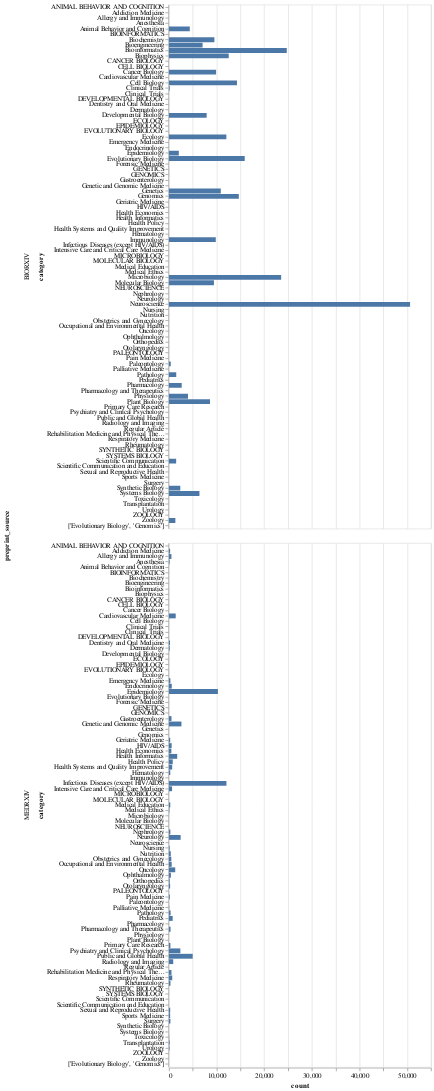

Notebook source saved alongside this figure:
### Code cell
alt.Chart(df_cat).mark_bar() \
    .encode(
        y="category:N",
        x="count:Q",
        tooltip=["category", "count"]
    ) \
    .properties(
        width=400,
        height=800
    ) \
    .facet(
        row="preprint_source:N"
    ) \
    .interactive()

### Figure 1 — Vega-Lite specification as saved in the notebook (floating-point values rounded to 4 significant figures)
{"config": {"view": {"continuousWidth": 300, "continuousHeight": 300}}, "data": {"name": "data-5bdb73522e99ef018ed33946979b1b8c"}, "facet": {"row": {"field": "preprint_source", "type": "nominal"}}, "spec": {"mark": {"type": "bar"}, "encoding": {"tooltip": [{"field": "category", "type": "nominal"}, {"field": "count", "type": "quantitative"}], "x": {"field": "count", "type": "quantitative"}, "y": {"field": "category", "type": "nominal"}}, "height": 800, "name": "view_4", "width": 400}, "params": [{"name": "param_4", "select": {"type": "interval", "encodings": ["x", "y"]}, "bind": "scales", "views": ["view_4"]}], "$schema": "https://vega.github.io/schema/vega-lite/v5.8.0.json", "datasets": {"data-5bdb73522e99ef018ed33946979b1b8c": [{"category": "Neuroscience", "preprint_source": "BIORXIV", "count": 50610}, {"category": "Bioinformatics", "preprint_source": "BIORXIV", "count": 24723}, {"category": "Microbiology", "preprint_source": "BIORXIV", "count": 23545}, {"category": "Evolutionary Biology", "preprint_source": "BIORXIV", "count": 15901}, {"category": "Genomics", "preprint_source": "BIORXIV", "count": 14658}, {"category": "Cell Biology", "preprint_source": "BIORXIV", "count": 14271}, {"category": "Biophysics", "preprint_source": "BIORXIV", "count": 12539}, {"category": "Infectious Diseases (except HIV/AIDS)", "preprint_source": "MEDRXIV", "count": 12061}, {"category": "Ecology", "preprint_source": "BIORXIV", "count": 12045}, {"category": "Genetics", "preprint_source": "BIORXIV", "count": 10876}, {"category": "Epidemiology", "preprint_source": "MEDRXIV", "count": 10268}, {"category": "Cancer Biology", "preprint_source": "BIORXIV", "count": 9886}, {"category": "Immunology", "preprint_source": "BIORXIV", "count": 9820}, {"category": "Biochemistry", "preprint_source": "BIORXIV", "count": 9533}, {"category": "Molecular Biology", "preprint_source": "BIORXIV", "count": 9439}, {"category": "Plant Biology", "preprint_source": "BIORXIV", "count": 8607}, {"category": "Developmental Biology", "preprint_source": "BIORXIV", "count": 7909}, {"category": "Bioengineering", "preprint_source": "BIORXIV", "count": 7051}, {"category": "Systems Biology", "preprint_source": "BIORXIV", "count": 6394}, {"category": "Public and Global Health", "preprint_source": "MEDRXIV", "count": 4977}, {"category": "Animal Behavior and Cognition", "preprint_source": "BIORXIV", "count": 4368}, {"category": "Physiology", "preprint_source": "BIORXIV", "count": 3989}, {"category": "Pharmacology", "preprint_source": "BIORXIV", "count": 2670}, {"category": "Genetic and Genomic Medicine", "preprint_source": "MEDRXIV", "count": 2615}, {"category": "Neurology", "preprint_source": "MEDRXIV", "count": 2446}, {"category": "Psychiatry and Clinical Psychology", "preprint_source": "MEDRXIV", "count": 2389}, {"category": "Synthetic Biology", "preprint_source": "BIORXIV", "count": 2375}, {"category": "Epidemiology", "preprint_source": "BIORXIV", "count": 2064}, {"category": "Health Informatics", "preprint_source": "MEDRXIV", "count": 1725}, {"category": "Pathology", "preprint_source": "BIORXIV", "count": 1524}, {"category": "Scientific Communication", "preprint_source": "BIORXIV", "count": 1506}, {"category": "Cardiovascular Medicine", "preprint_source": "MEDRXIV", "count": 1413}, {"category": "Zoology", "preprint_source": "BIORXIV", "count": 1339}, {"category": "Oncology", "preprint_source": "MEDRXIV", "count": 1312}, {"category": "Radiology and Imaging", "preprint_source": "MEDRXIV", "count": 890}, {"category": "Health Policy", "preprint_source": "MEDRXIV", "count": 788}, {"category": "Pediatrics", "preprint_source": "MEDRXIV", "count": 773}, {"category": "Respiratory Medicine", "preprint_source": "MEDRXIV", "count": 680}, {"category": "Health Systems and Quality Improvement", "preprint_source": "MEDRXIV", "count": 669}, {"category": "Intensive Care and Critical Care Medicine", "preprint_source": "MEDRXIV", "count": 646}, {"category": "Endocrinology", "preprint_source": "MEDRXIV", "count": 582}, {"category": "Occupational and Environmental Health", "preprint_source": "MEDRXIV", "count": 565}, {"category": "HIV/AIDS", "preprint_source": "MEDRXIV", "count": 562}, {"category": "Gastroenterology", "preprint_source": "MEDRXIV", "count": 525}, {"category": "Rehabilitation Medicine and Physical Therapy", "preprint_source": "MEDRXIV", "count": 520}, {"category": "Allergy and Immunology", "preprint_source": "MEDRXIV", "count": 514}, {"category": "Health Economics", "preprint_source": "MEDRXIV", "count": 495}, {"category": "Obstetrics and Gynecology", "preprint_source": "MEDRXIV", "count": 487}, {"category": "Ophthalmology", "preprint_source": "MEDRXIV", "count": 398}, {"category": "Nutrition", "preprint_source": "MEDRXIV", "count": 377}, {"category": "Paleontology", "preprint_source": "BIORXIV", "count": 366}, {"category": "Pathology", "preprint_source": "MEDRXIV", "count": 342}, {"category": "Pharmacology and Therapeutics", "preprint_source": "MEDRXIV", "count": 329}, {"category": "Rheumatology", "preprint_source": "MEDRXIV", "count": 308}, {"category": "Surgery", "preprint_source": "MEDRXIV", "count": 297}, {"category": "Primary Care Research", "preprint_source": "MEDRXIV", "count": 294}, {"category": "Emergency Medicine", "preprint_source": "MEDRXIV", "count": 290}, {"category": "Nephrology", "preprint_source": "MEDRXIV", "count": 288}, {"category": "Medical Education", "preprint_source": "MEDRXIV", "count": 273}, {"category": "Hematology", "preprint_source": "MEDRXIV", "count": 266}, {"category": "Sexual and Reproductive Health", "preprint_source": "MEDRXIV", "count": 255}, {"category": "Geriatric Medicine", "preprint_source": "MEDRXIV", "count": 254}, {"category": "Sports Medicine", "preprint_source": "MEDRXIV", "count": 244}, {"category": "Addiction Medicine", "preprint_source": "MEDRXIV", "count": 236}, {"category": "Otolaryngology", "preprint_source": "MEDRXIV", "count": 235}, {"category": "Dentistry and Oral Medicine", "preprint_source": "MEDRXIV", "count": 215}, {"category": "Pain Medicine", "preprint_source": "MEDRXIV", "count": 168}, {"category": "Dermatology", "preprint_source": "MEDRXIV", "count": 153}, {"category": "Orthopedics", "preprint_source": "MEDRXIV", "count": 144}, {"category": "Nursing", "preprint_source": "MEDRXIV", "count": 143}, {"category": "Transplantation", "preprint_source": "MEDRXIV", "count": 140}, {"category": "Clinical Trials", "preprint_source": "BIORXIV", "count": 138}, {"category": "Anesthesia", "preprint_source": "MEDRXIV", "count": 124}, {"category": "Urology", "preprint_source": "MEDRXIV", "count": 108}, {"category": "Medical Ethics", "preprint_source": "MEDRXIV", "count": 84}, {"category": "Palliative Medicine", "preprint_source": "MEDRXIV", "count": 51}, {"category": "Toxicology", "preprint_source": "MEDRXIV", "count": 45}, {"category": "BIOINFORMATICS", "preprint_source": "BIORXIV", "count": 16}, {"category": "GENOMICS", "preprint_source": "BIORXIV", "count": 16}, {"category": "EVOLUTIONARY BIOLOGY", "preprint_source": "BIORXIV", "count": 12}, {"category": "Scientific Communication and Education", "preprint_source": "BIORXIV", "count": 10}, {"category": "NEUROSCIENCE", "preprint_source": "BIORXIV", "count": 9}, {"category": "GENETICS", "preprint_source": "BIORXIV", "count": 7}, {"category": "Forensic Medicine", "preprint_source": "MEDRXIV", "count": 6}, {"category": "MICROBIOLOGY", "preprint_source": "BIORXIV", "count": 6}, {"category": "Regular Article", "preprint_source": "BIORXIV", "count": 5}, {"category": "SYSTEMS BIOLOGY", "preprint_source": "BIORXIV", "count": 3}, {"category": "ANIMAL BEHAVIOR AND COGNITION", "preprint_source": "BIORXIV", "count": 3}, {"category": "DEVELOPMENTAL BIOLOGY", "preprint_source": "BIORXIV", "count": 3}, {"category": "SYNTHETIC BIOLOGY", "preprint_source": "BIORXIV", "count": 2}, {"category": "ZOOLOGY", "preprint_source": "BIORXIV", "count": 2}, {"category": "Clinical_Trials", "preprint_source": "BIORXIV", "count": 2}, {"category": "MOLECULAR BIOLOGY", "preprint_source": "BIORXIV", "count": 1}, {"category": "PALEONTOLOGY", "preprint_source": "BIORXIV", "count": 1}, {"category": "EPIDEMIOLOGY", "preprint_source": "BIORXIV", "count": 1}, {"category": "ECOLOGY", "preprint_source": "BIORXIV", "count": 1}, {"category": "CELL BIOLOGY", "preprint_source": "BIORXIV", "count": 1}, {"category": "CANCER BIOLOGY", "preprint_source": "BIORXIV", "count": 1}, {"category": "Psychiatry and Clinical Psychology", "preprint_source": "BIORXIV", "count": 1}, {"category": "['Evolutionary Biology', 'Genomics']", "preprint_source": "BIORXIV", "count": 1}]}}
